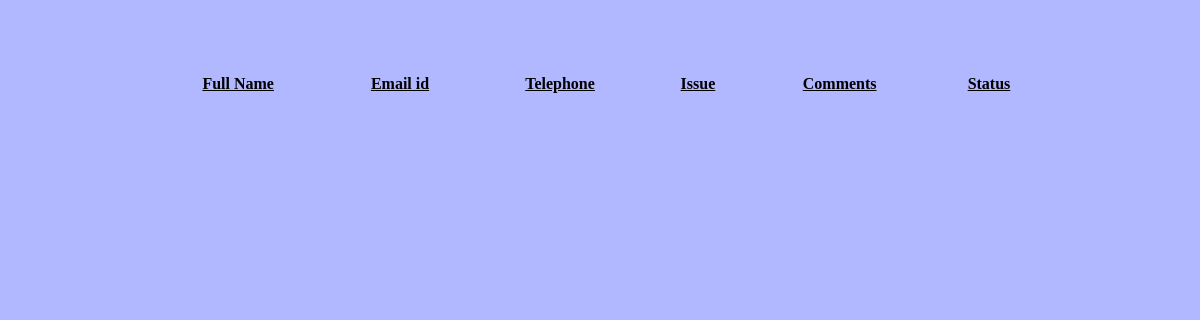
The app's page /roadprobfromad.php, older data.
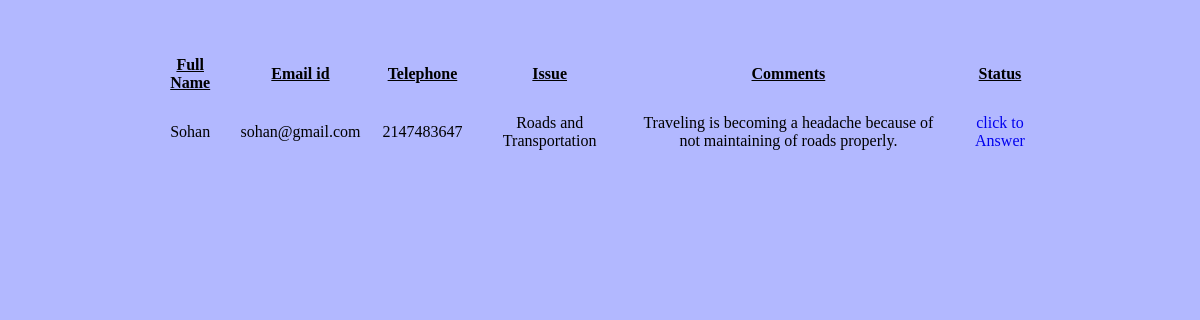
The same page, newer data.
### tables this page shows
CREATE TABLE IF NOT EXISTS `dummy` (
  `dissueno` int(10) NOT NULL AUTO_INCREMENT,
  `fullname` varchar(100) DEFAULT NULL,
  `emailid` varchar(100) NOT NULL,
  `telephoneno` int(10) DEFAULT NULL,
  `issue` varchar(100) DEFAULT NULL,
  `comments` varchar(100) DEFAULT NULL,
  `progress` varchar(20) DEFAULT NULL,
  PRIMARY KEY (`dissueno`,`emailid`)
);

### roadprobfromad.php (the view, shortened to what this page needs)
<?php
	$selectquery = mysql_query("select * from dummy where issue='Roads and Transportation'");
?>
	<form method="post">
<?php
	echo "<body bgcolor = '#B2B8FF'>";
	echo "<br/><br/>";
	echo "<table bgcolor='#B2B8FF' width='900' cellspacing='2' cellpadding='10' border='0' height='80' align='center'>";
	echo "<th><center><u> Full Name </u></th><th><center> <u>Email id </u></th> <th><center><u>Telephone </u></th> <th><center><u> Issue </u></th> <th><center> <u>Comments </u></th><th><center> <u>Status </u></th>";
	while($row = mysql_fetch_array($selectquery))
	{
		$comments = $row['comments'];
		echo "<tr>";
		echo "<td align='center'>".$row['fullname']."</td>";
		echo "<td align='center'>".$row['emailid']."</td>";
		echo "<td align='center'>".$row['telephoneno']."</td>";
		echo "<td align='center'>".$row['issue']."</td>";
		echo "<td align='center'>".$row['comments']."</td>";
		echo "<td align='center'><a href='roadstransportstatupdatemem.php?comments=$comments' style='text-decoration:none'>click to Answer</a></td>";
	}
?>

Row changes from the older to the newer data that the page shows:
added dummy: fullname "Sohan", emailid "sohan@gmail.com", telephoneno "2147483647", issue "Roads and Transportation", comments "Traveling is becoming a headache because of not maintaining of roads properly."
